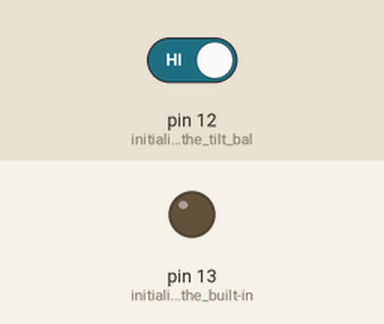
Simulated run of this sketch. Board: Arduino Uno, built with avr-gcc and run on an emulated ATmega328P. On the bench: output pins drawn as LEDs (lit = HIGH). The test bench sets the inputs (shaded band); at power-on: pin 12 (initializing_the_tilt_bal) HIGH.

Above: at 1.2 s.
1.3 s: pin 12 (initializing_the_tilt_bal) driven LOW
At 2.3 s:
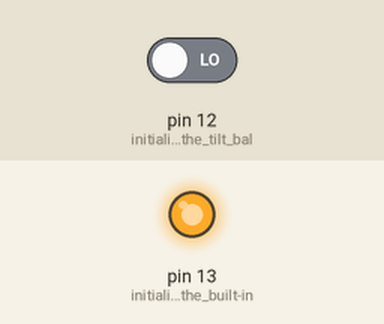
2.8 s: pin 12 (initializing_the_tilt_bal) driven HIGH
At 3.5 s:
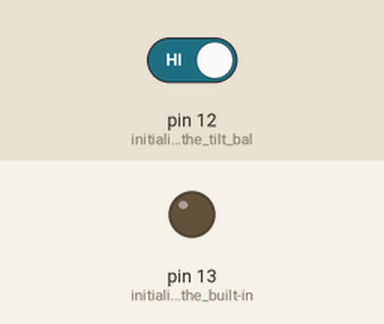
Timing chart, 0 to 5.8 s (numbered marks = the images above; inputs shaded):
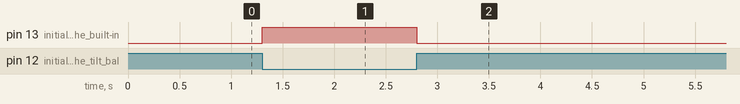

Measured:
- after the input at 1.3 s, pin 13 (initializing_the_built-in): LOW → HIGH at once
- after the input at 2.8 s, pin 13 (initializing_the_built-in): HIGH → LOW at once

The sketch:

Ball_Switch.ino
```cpp
// date: 5/26/2026
// Ball switch by: ArZon

void setup()
  {
    pinMode(13,OUTPUT);//initializing the built-in LED (ledPin), which is pin 13, as an output
    pinMode(12,INPUT); //initializing the tilt ball switch connected to pin 12 as an input
    digitalWrite(12, HIGH); //setting the tilt ball switch to HIGH, meaning it is on. The thing is, if the ball switch is tilted less than 90 degrees, an internal circuit opens, and open = broken, so it's as if it is turned off.
  }

void loop()
  {
    if(HIGH == digitalRead(12)) //this uses the if function to check if the variable 2 (the pin)
      {
        digitalWrite(13,LOW);//turn the LED off
      }
    else //this uses the else function as a continuation to the if function, meaning that if variable 2 isn't HIGH (on), then somethin' will happen (that something being the internal ledPin turning on)
      {
        digitalWrite(13,HIGH);//turn the LED on
      }
  }

//code inspired from the elegoo super starter kit
```
